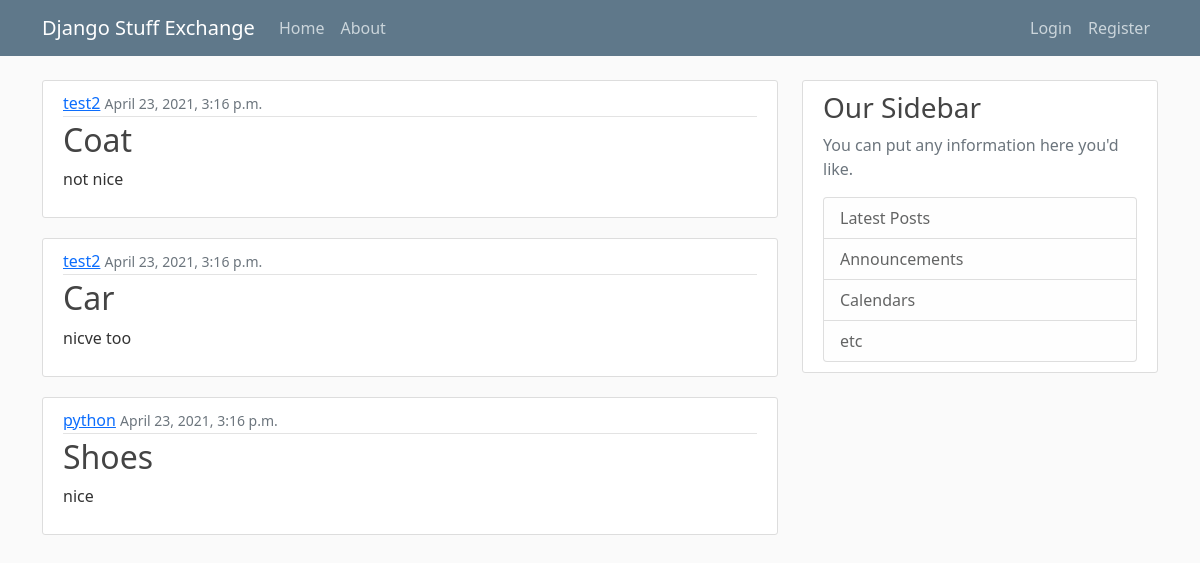
Before: / with the older database file.
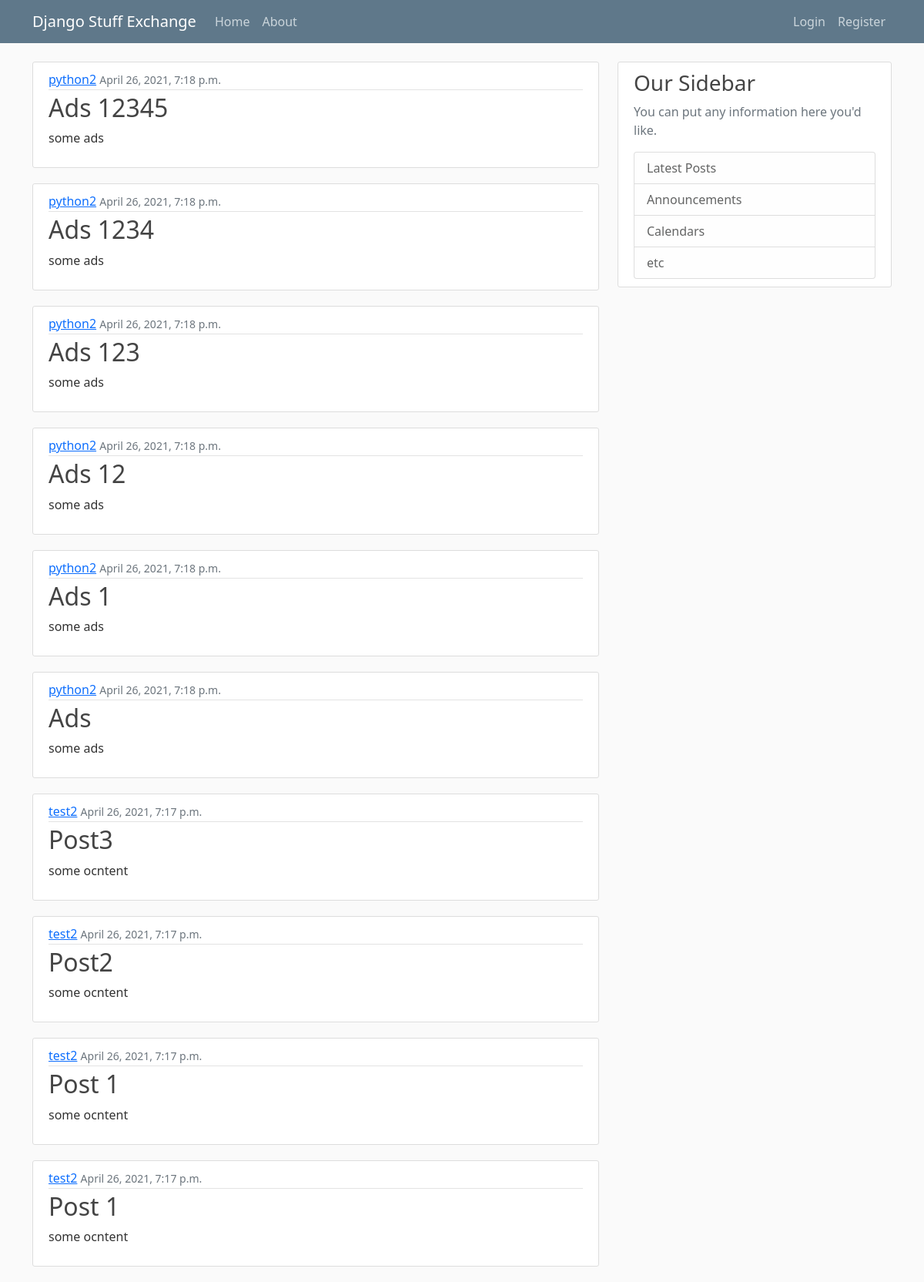
After: the same page with the newer database file.
### blog/models.py (models this page shows, shortened)
class Post(models.Model):
    title = models.CharField(max_length=100)
    content = models.TextField()
    date_posted = models.DateTimeField(default=timezone.now)
    author = models.ForeignKey(User, on_delete=models.CASCADE)

### blog/views.py (the view)
# urls.py: path('', PostListView.as_view(), name='blog-home'),
class PostListView(ListView):  # to display homepage with posts
    model = Post
    template_name = 'blog/home.html'
    context_object_name = 'posts'
    ordering = ['-date_posted']  # this would put newer ads first
    paginate_by = 10

### blog/templates/blog/home.html
{% extends 'blog/base.html' %}
{% block content %}
    {% for post in posts %}
        <article class="media content-section">
            <div class="media-body">
                <div class="article-metadata">
                    <a class="mr-2" href="#">{{ post.author }}</a>
                    <small class="text-muted">{{ post.date_posted }}</small>
                </div>
                <h2>{{ post.title }}</h2>
                <p class="article-content">{{ post.content }}</p>
            </div>
        </article>
    {% endfor %}
{% endblock content %}

Changed rows visible on the page:
removed Post: author "test2", date_posted "April 23, 2021, 3:16 p.m.", title "Coat", content "not nice"
no longer on this page (row edited): Post: author "test2", date_posted "April 23, 2021, 3:16 p.m.", title "Car", content "nicve too"
no longer on this page (row unchanged): Post: author "python", date_posted "April 23, 2021, 3:16 p.m.", title "Shoes", content "nice"
added Post: author "python2", date_posted "April 26, 2021, 7:18 p.m.", title "Ads 12345", content "some ads"
added Post: author "python2", date_posted "April 26, 2021, 7:18 p.m.", title "Ads 1234", content "some ads"
added Post: author "python2", date_posted "April 26, 2021, 7:18 p.m.", title "Ads 123", content "some ads"
added Post: author "python2", date_posted "April 26, 2021, 7:18 p.m.", title "Ads 12", content "some ads"
added Post: author "python2", date_posted "April 26, 2021, 7:18 p.m.", title "Ads 1", content "some ads"
added Post: author "python2", date_posted "April 26, 2021, 7:18 p.m.", title "Ads", content "some ads"
added Post: author "test2", date_posted "April 26, 2021, 7:17 p.m.", title "Post3", content "some ocntent"
added Post: author "test2", date_posted "April 26, 2021, 7:17 p.m.", title "Post2", content "some ocntent"
added Post: author "test2", date_posted "April 26, 2021, 7:17 p.m.", title "Post 1", content "some ocntent"
added Post: author "test2", date_posted "April 26, 2021, 7:17 p.m.", title "Post 1", content "some ocntent"
